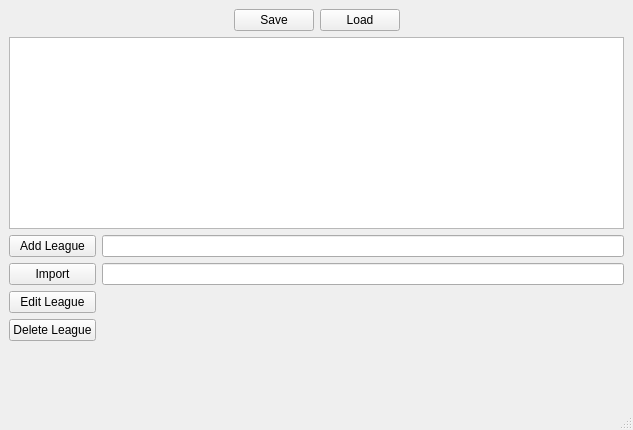
<?xml version="1.0" encoding="UTF-8"?>
<ui version="4.0">
 <class>MainWindow</class>
 <widget class="QMainWindow" name="MainWindow">
  <property name="geometry">
   <rect>
    <x>0</x>
    <y>0</y>
    <width>633</width>
    <height>430</height>
   </rect>
  </property>
  <property name="windowTitle">
   <string>MainWindow</string>
  </property>
  <widget class="QWidget" name="centralwidget">
   <layout class="QVBoxLayout" name="verticalLayout_3">
    <item>
     <layout class="QHBoxLayout" name="horizontalLayout_2">
      <item>
       <spacer name="horizontalSpacer">
        <property name="orientation">
         <enum>Qt::Horizontal</enum>
        </property>
        <property name="sizeHint" stdset="0">
         <size>
          <width>148</width>
          <height>20</height>
         </size>
        </property>
       </spacer>
      </item>
      <item>
       <widget class="QPushButton" name="save_button">
        <property name="focusPolicy">
         <enum>Qt::StrongFocus</enum>
        </property>
        <property name="text">
         <string>Save</string>
        </property>
       </widget>
      </item>
      <item>
       <widget class="QPushButton" name="load_button">
        <property name="focusPolicy">
         <enum>Qt::StrongFocus</enum>
        </property>
        <property name="text">
         <string>Load</string>
        </property>
       </widget>
      </item>
      <item>
       <spacer name="horizontalSpacer_2">
        <property name="orientation">
         <enum>Qt::Horizontal</enum>
        </property>
        <property name="sizeHint" stdset="0">
         <size>
          <width>78</width>
          <height>20</height>
         </size>
        </property>
       </spacer>
      </item>
     </layout>
    </item>
    <item>
     <widget class="QListWidget" name="league_listWidget"/>
    </item>
    <item>
     <layout class="QHBoxLayout" name="horizontalLayout">
      <item>
       <layout class="QVBoxLayout" name="verticalLayout_2">
        <item>
         <widget class="QPushButton" name="addLeague_button">
          <property name="focusPolicy">
           <enum>Qt::StrongFocus</enum>
          </property>
          <property name="text">
           <string>Add League</string>
          </property>
         </widget>
        </item>
        <item>
         <widget class="QPushButton" name="import_button">
          <property name="text">
           <string>Import</string>
          </property>
         </widget>
        </item>
        <item>
         <widget class="QPushButton" name="editLeague_button">
          <property name="focusPolicy">
           <enum>Qt::StrongFocus</enum>
          </property>
          <property name="text">
           <string>Edit League</string>
          </property>
         </widget>
        </item>
        <item>
         <widget class="QPushButton" name="deleteLeague_button">
          <property name="focusPolicy">
           <enum>Qt::StrongFocus</enum>
          </property>
          <property name="text">
           <string>Delete League</string>
          </property>
         </widget>
        </item>
        <item>
         <spacer name="verticalSpacer">
          <property name="orientation">
           <enum>Qt::Vertical</enum>
          </property>
          <property name="sizeHint" stdset="0">
           <size>
            <width>20</width>
            <height>40</height>
           </size>
          </property>
         </spacer>
        </item>
       </layout>
      </item>
      <item>
       <layout class="QVBoxLayout" name="verticalLayout">
        <item>
         <widget class="QLineEdit" name="addLeague_lineEdit"/>
        </item>
        <item>
         <widget class="QLineEdit" name="import_lineEdit"/>
        </item>
        <item>
         <spacer name="verticalSpacer_2">
          <property name="orientation">
           <enum>Qt::Vertical</enum>
          </property>
          <property name="sizeHint" stdset="0">
           <size>
            <width>20</width>
            <height>40</height>
           </size>
          </property>
         </spacer>
        </item>
       </layout>
      </item>
     </layout>
    </item>
   </layout>
  </widget>
  <widget class="QMenuBar" name="menubar">
   <property name="geometry">
    <rect>
     <x>0</x>
     <y>0</y>
     <width>633</width>
     <height>21</height>
    </rect>
   </property>
  </widget>
  <widget class="QStatusBar" name="statusbar"/>
  <action name="actionSave">
   <property name="text">
    <string>Save</string>
   </property>
  </action>
  <action name="actionLoad">
   <property name="text">
    <string>Load</string>
   </property>
  </action>
 </widget>
 <resources/>
 <connections/>
</ui>
